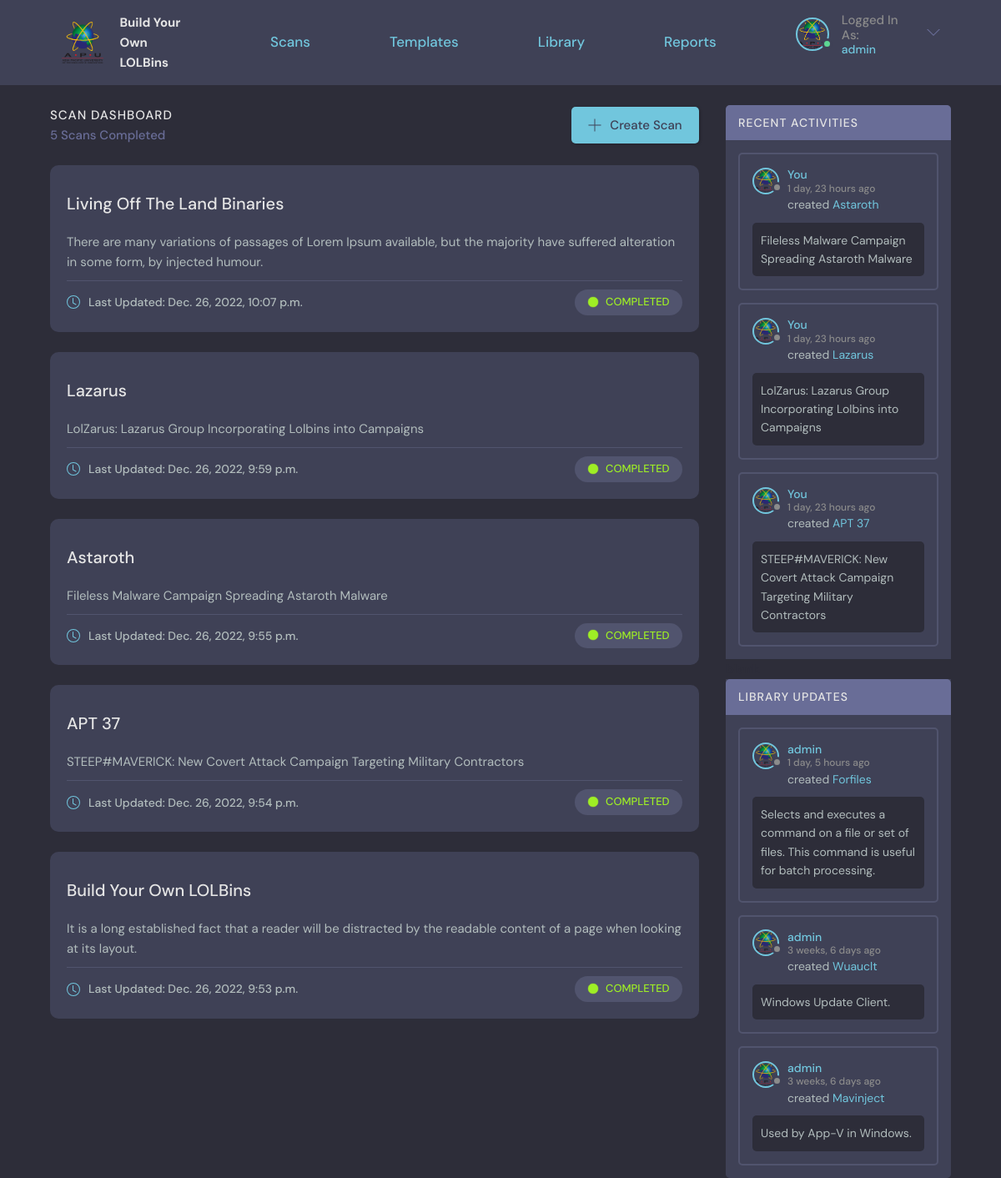
The app's page / (signed in), older data.
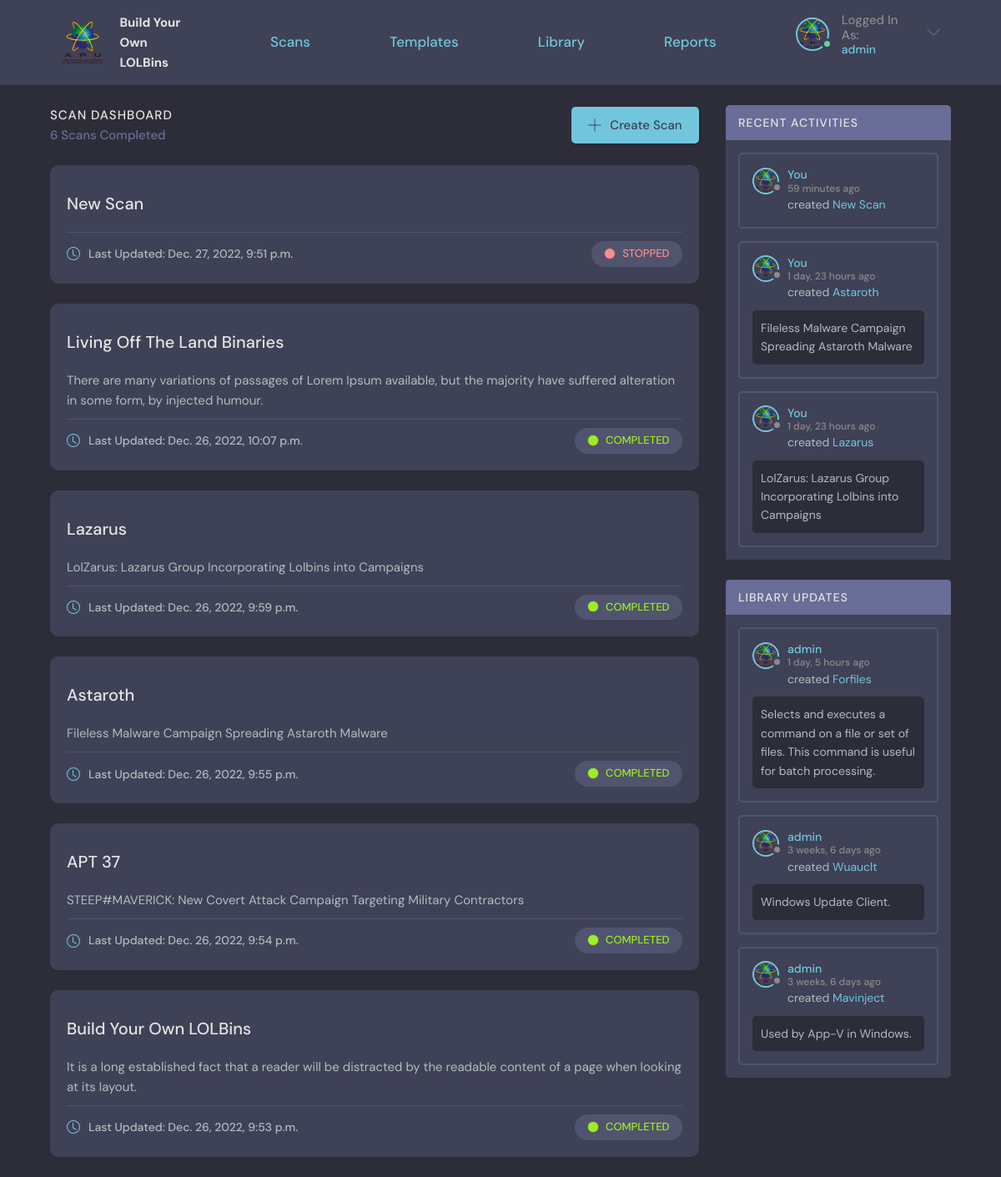
The same page, newer data.
### base/models.py (models this page shows, shortened)
class Scan(models.Model):
    user = models.ForeignKey(User, on_delete=SET_NULL, null=True, verbose_name = u'Owner')
    name = models.CharField(max_length=200, default="New Scan")
    description = models.TextField(null=True, blank=True)
    updated = models.DateTimeField(auto_now=True)
    created = models.DateTimeField(auto_now_add=True)
    STATUS_CHOICES = (
    ("STOPPED", "STOPPED"),
    ("COMPLETED", "COMPLETED"),
    ("RUNNING", "RUNNING"),
    ("ERROR", "ERROR"))
    status = models.CharField(max_length=15, choices=STATUS_CHOICES, default='STOPPED')
    ip = models.CharField("IP Address", max_length=15, default="127.0.0.1")
    username = models.CharField("Machine Username", max_length=30, default="admin")
    password = models.CharField("Machine Password", max_length=50, default="admin")
    task = models.TextField(null=True, blank=True)
    class Meta:
        ordering = ['-updated', '-created']
        verbose_name = 'Scan'

class Technique(models.Model):
    user = models.ForeignKey(User, on_delete=SET_NULL, null=True, verbose_name = u'Owner')
    name = models.CharField(max_length=200, default="New Binary")
    description = models.TextField(null=True, blank=True)
    updated = models.DateTimeField(auto_now=True)
    created = models.DateTimeField(auto_now_add=True)
    Objective = models.ManyToManyField(Objective, verbose_name = u'Objectives')
    APT = models.ManyToManyField(APT, blank=True, verbose_name = u'APT Groups')
    class Meta:
        verbose_name = 'LOLBin'

### base/views.py (the view)
# urls.py: path('', views.home, name="home"),
def home(request):
    scans = Scan.objects.all().order_by('-updated')
    techniques = Technique.objects.all().order_by('-created')
    if request.user.is_authenticated:
        userScans = Scan.objects.filter(user=request.user).order_by('-created')
        scan_count = userScans.count()
        context = {'scans': scans, 'techniques': techniques, 'scan_count':scan_count, 'userScans': userScans}
    else:
        context = {'scans': scans, 'techniques': techniques}
    return render(request, 'base/home.html', context)

### base/templates/base/home.html (shortened to what the changed rows need)
{% extends 'main.html' %}
{% block content %}
{% load static %}
<main class="layout layout--2">
  <div class="container">
    <div class="roomList">
      {% if request.user.is_authenticated %}
        <div class="roomList__header">
          <div>
            <h2>Scan Dashboard</h2>
            <p>{{scan_count}} Scans Completed</p>
          </div>
          <a class="btn btn--main" href="{% url 'new-scan' %}">
            <svg version="1.1" xmlns="http://www.w3.org/2000/svg" width="32" height="32" viewBox="0 0 32 32">
              <title>add</title>
              <path
                d="M16.943 0.943h-1.885v14.115h-14.115v1.885h14.115v14.115h1.885v-14.115h14.115v-1.885h-14.115v-14.115z"
              ></path>
            </svg>
            Create Scan
          </a>
        </div>
        {% if scan_count != 0 %}
          {% for scan in scans %}
            {% if request.user == scan.user %}
              <div class="roomListRoom">
                <div class="roomListRoom__content">
                  <a href="{% url 'scan' scan.id %}">{{scan.name}}</a>
                  <p style="margin-top: 2rem;">{{scan.description}}</p>
                </div>
                <div class="roomListRoom__meta">
                    <a class="roomListRoom__joined">
                        <svg xmlns="http://www.w3.org/2000/svg" width="16" height="16" fill="currentColor" class="bi bi-clock" viewBox="0 0 16 16">
                            <path d="M8 3.5a.5.5 0 0 0-1 0V9a.5.5 0 0 0 .252.434l3.5 2a.5.5 0 0 0 .496-.868L8 8.71V3.5z"/>
                            <path d="M8 16A8 8 0 1 0 8 0a8 8 0 0 0 0 16zm7-8A7 7 0 1 1 1 8a7 7 0 0 1 14 0z"/>
                        </svg>
                        Last Updated: {{scan.updated}}
                    </a>
                    <div class="roomListRoom__tag">
                      {% if scan.status == 'STOPPED' %}
                        <p class="roomListRoom__topic" style="color: #F78F8F;">
                          <img src="{% static 'images/status_stopped.png' %}" />
                          {{scan.status}}
                        </p>
                      {% elif scan.status == 'COMPLETED'%}
                        <p class="roomListRoom__topic" style="color: #9EEE25;">
                          <img src="{% static 'images/status_completed.png' %}" />
                          {{scan.status}}
                        </p>
                      {% else %}
                        <p class="roomListRoom__topic" style="color: #FCC419;">
                          <img src="{% static 'images/status_running.png' %}" />
                          {{scan.status}}
                        </p>
                      {% endif %}
                    </div>
                </div>
              </div>
            {% endif %}
          {% endfor %}
        {% endif %}
      {% endif %}
    </div>
    <div class="activities">
      {% if request.user.is_authenticated and scan_count != 0 %}
        <div class="activities__header">
          <h2>Recent Activities</h2>
        </div>
        {% for scan in userScans|slice:":3" %}
          <div class="activities__box">
            <div class="activities__boxHeader roomListRoom__header">
              <a href="{% url 'user-profile' request.user.id %}" class="roomListRoom__author">
                <div class="avatar avatar--small">
                  <img src="{% static 'images/APU.png' %}" />
                </div>
                <p>
                  You
                  <span>{{scan.created|timesince}} ago</span>
                </p>
              </a>
            </div>
            <div class="activities__boxContent">
              <p>created <a href="{% url 'scan' scan.id %}">{{scan.name}}</a></p>
              {% if scan.description != "" %}
                <div class="activities__boxRoomContent">
                  {{scan.description}}
                </div>
              {% endif %}
            </div>
          </div>
        {% endfor %}
        <div class="activities__break">
          <h2>blank</h2>
        </div>
        {% include "base/updatesSliced.html" %}
      {% else %}
        {% include "base/updatesAll.html" %}
      {% endif %}
    </div>
  </div>
</main>
{% endblock content %}

### base/templates/base/updatesSliced.html
{% load static %}
<div class="activities">
    <div class="activities__header">
      <h2>Library Updates</h2>
    </div>
    {% for technique in techniques|slice:":3"%}
      <div class="activities__box">
        <div class="activities__boxHeader roomListRoom__header">
          <a href="{% url 'user-profile' technique.user.id %}" class="roomListRoom__author">
            <div class="avatar avatar--small">
              <img src="{% static 'images/APU.png' %}" />
            </div>
            <p>
              {{technique.user}}
              <span>{{technique.created|timesince}} ago</span>
            </p>
          </a>
        </div>
        <div class="activities__boxContent">
          <p>created <a href="{% url 'library' %}?q={{technique.name}}">{{technique.name}}</a></p>
          {% if technique.description != "" %}
            <div class="activities__boxRoomContent">
              {{technique.description}}
            </div>
          {% endif %}
        </div>
      </div>
    {% endfor %}
</div>

Row changes from the older to the newer data that the page shows:
no longer on one of the page's lists (row unchanged): Scan: created "1 day, 23 hours", name "APT 37", description "STEEP#MAVERICK: New Covert Attack Campaign Targeting Military Contractors"
added Scan: name "New Scan", updated "Dec. 27, 2022, 9:51 p.m.", status "STOPPED", created "59 minutes"
Text that changed along with them:
{{ scan_count }}: "5" → "6"
